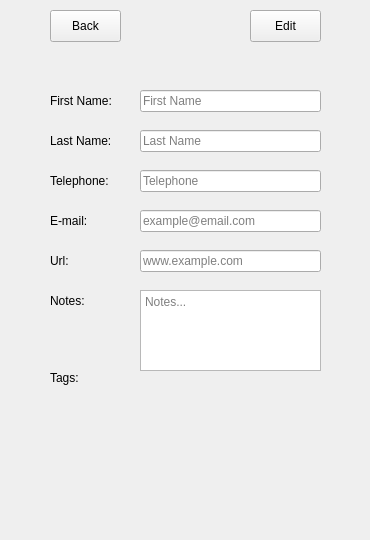
<?xml version="1.0" encoding="UTF-8"?>
<ui version="4.0">
 <class>ContactViewer</class>
 <widget class="QWidget" name="ContactViewer">
  <property name="geometry">
   <rect>
    <x>0</x>
    <y>0</y>
    <width>370</width>
    <height>540</height>
   </rect>
  </property>
  <property name="minimumSize">
   <size>
    <width>370</width>
    <height>540</height>
   </size>
  </property>
  <property name="maximumSize">
   <size>
    <width>370</width>
    <height>540</height>
   </size>
  </property>
  <property name="windowTitle">
   <string>Form</string>
  </property>
  <widget class="QLabel" name="label_1">
   <property name="geometry">
    <rect>
     <x>50</x>
     <y>90</y>
     <width>81</width>
     <height>21</height>
    </rect>
   </property>
   <property name="text">
    <string>First Name:</string>
   </property>
  </widget>
  <widget class="QLabel" name="label_4">
   <property name="geometry">
    <rect>
     <x>50</x>
     <y>210</y>
     <width>81</width>
     <height>21</height>
    </rect>
   </property>
   <property name="text">
    <string>E-mail:</string>
   </property>
  </widget>
  <widget class="QLineEdit" name="last_name">
   <property name="geometry">
    <rect>
     <x>140</x>
     <y>130</y>
     <width>181</width>
     <height>22</height>
    </rect>
   </property>
   <property name="readOnly">
    <bool>true</bool>
   </property>
   <property name="placeholderText">
    <string>Last Name</string>
   </property>
  </widget>
  <widget class="QLineEdit" name="first_name">
   <property name="geometry">
    <rect>
     <x>140</x>
     <y>90</y>
     <width>181</width>
     <height>22</height>
    </rect>
   </property>
   <property name="inputMethodHints">
    <set>Qt::ImhNone</set>
   </property>
   <property name="text">
    <string/>
   </property>
   <property name="readOnly">
    <bool>true</bool>
   </property>
   <property name="placeholderText">
    <string>First Name</string>
   </property>
  </widget>
  <widget class="QLabel" name="label_2">
   <property name="geometry">
    <rect>
     <x>50</x>
     <y>130</y>
     <width>81</width>
     <height>21</height>
    </rect>
   </property>
   <property name="text">
    <string>Last Name:</string>
   </property>
  </widget>
  <widget class="QLineEdit" name="telephone">
   <property name="geometry">
    <rect>
     <x>140</x>
     <y>170</y>
     <width>181</width>
     <height>22</height>
    </rect>
   </property>
   <property name="text">
    <string/>
   </property>
   <property name="readOnly">
    <bool>true</bool>
   </property>
   <property name="placeholderText">
    <string>Telephone</string>
   </property>
  </widget>
  <widget class="QLabel" name="contactName">
   <property name="geometry">
    <rect>
     <x>55</x>
     <y>45</y>
     <width>261</width>
     <height>31</height>
    </rect>
   </property>
   <property name="font">
    <font>
     <pointsize>24</pointsize>
    </font>
   </property>
   <property name="text">
    <string/>
   </property>
   <property name="alignment">
    <set>Qt::AlignCenter</set>
   </property>
  </widget>
  <widget class="QScrollArea" name="scrollArea">
   <property name="geometry">
    <rect>
     <x>40</x>
     <y>385</y>
     <width>291</width>
     <height>101</height>
    </rect>
   </property>
   <property name="font">
    <font>
     <underline>false</underline>
     <kerning>true</kerning>
    </font>
   </property>
   <property name="styleSheet">
    <string notr="true"/>
   </property>
   <property name="frameShape">
    <enum>QFrame::NoFrame</enum>
   </property>
   <property name="widgetResizable">
    <bool>true</bool>
   </property>
   <widget class="QWidget" name="scrollAreaWidgetContents">
    <property name="enabled">
     <bool>true</bool>
    </property>
    <property name="geometry">
     <rect>
      <x>0</x>
      <y>0</y>
      <width>291</width>
      <height>101</height>
     </rect>
    </property>
    <property name="sizePolicy">
     <sizepolicy hsizetype="Preferred" vsizetype="Preferred">
      <horstretch>0</horstretch>
      <verstretch>0</verstretch>
     </sizepolicy>
    </property>
    <property name="layoutDirection">
     <enum>Qt::LeftToRight</enum>
    </property>
    <layout class="QVBoxLayout" name="verticalLayout_3"/>
   </widget>
  </widget>
  <widget class="QLineEdit" name="url">
   <property name="geometry">
    <rect>
     <x>140</x>
     <y>250</y>
     <width>181</width>
     <height>22</height>
    </rect>
   </property>
   <property name="text">
    <string/>
   </property>
   <property name="readOnly">
    <bool>true</bool>
   </property>
   <property name="placeholderText">
    <string>www.example.com</string>
   </property>
  </widget>
  <widget class="QPushButton" name="edit_button">
   <property name="geometry">
    <rect>
     <x>250</x>
     <y>10</y>
     <width>71</width>
     <height>32</height>
    </rect>
   </property>
   <property name="text">
    <string>Edit</string>
   </property>
  </widget>
  <widget class="QLabel" name="label_5">
   <property name="geometry">
    <rect>
     <x>50</x>
     <y>250</y>
     <width>81</width>
     <height>21</height>
    </rect>
   </property>
   <property name="text">
    <string>Url:</string>
   </property>
  </widget>
  <widget class="QLabel" name="label_3">
   <property name="geometry">
    <rect>
     <x>50</x>
     <y>170</y>
     <width>81</width>
     <height>21</height>
    </rect>
   </property>
   <property name="text">
    <string>Telephone:</string>
   </property>
  </widget>
  <widget class="QTextEdit" name="notes">
   <property name="geometry">
    <rect>
     <x>140</x>
     <y>290</y>
     <width>181</width>
     <height>81</height>
    </rect>
   </property>
   <property name="readOnly">
    <bool>true</bool>
   </property>
   <property name="placeholderText">
    <string>Notes...</string>
   </property>
  </widget>
  <widget class="QLineEdit" name="email">
   <property name="geometry">
    <rect>
     <x>140</x>
     <y>210</y>
     <width>181</width>
     <height>22</height>
    </rect>
   </property>
   <property name="text">
    <string/>
   </property>
   <property name="readOnly">
    <bool>true</bool>
   </property>
   <property name="placeholderText">
    <string>example@email.com</string>
   </property>
  </widget>
  <widget class="QPushButton" name="back_button">
   <property name="geometry">
    <rect>
     <x>50</x>
     <y>10</y>
     <width>71</width>
     <height>32</height>
    </rect>
   </property>
   <property name="text">
    <string>Back</string>
   </property>
  </widget>
  <widget class="QLabel" name="label_6">
   <property name="geometry">
    <rect>
     <x>50</x>
     <y>290</y>
     <width>81</width>
     <height>21</height>
    </rect>
   </property>
   <property name="text">
    <string>Notes:</string>
   </property>
  </widget>
  <widget class="QLabel" name="label_7">
   <property name="geometry">
    <rect>
     <x>50</x>
     <y>370</y>
     <width>60</width>
     <height>16</height>
    </rect>
   </property>
   <property name="text">
    <string>Tags:</string>
   </property>
  </widget>
 </widget>
 <resources/>
 <connections/>
</ui>
